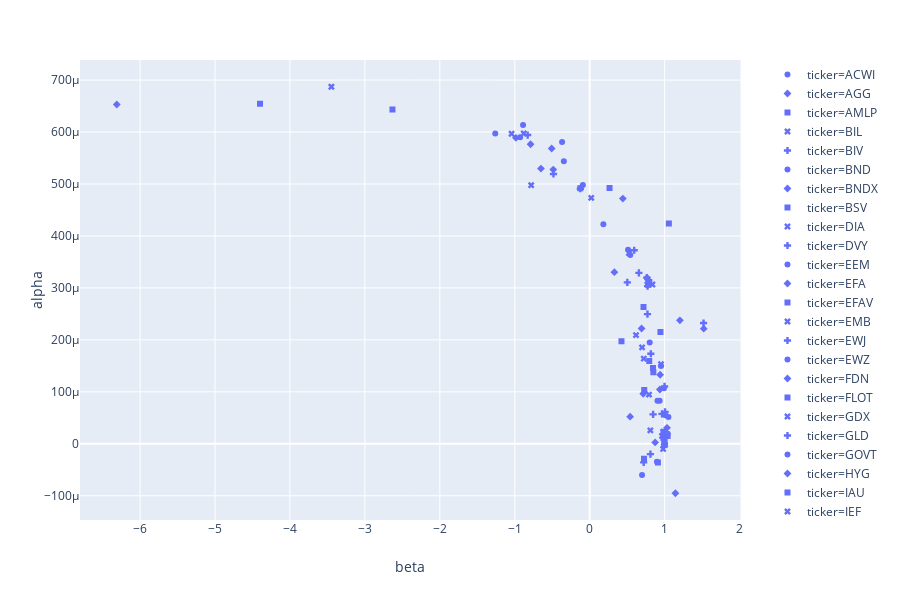

Source (notebook cell):
### Code cell
x = np.array(list(range(1,11)))
y = x*4 + 2
print(np.polyfit(x,y, 1))
#model = LinearRegression()
#model.fit(x.reshape(-1,1),y)
#model.coef_
#model.intercept_
def get_coeff(x,y):
    return np.polyfit(x,y, 1)
def alpha_beta(df):
    df.apply(get_coeff, axis=0, args=(SPY))
#np.polyfit(x,y, 1)
cols = mydf.columns.tolist()
cols.remove('SPY')

alpha_beta = etf_daily[cols].apply(get_coeff, axis=0,  y=(etf_daily['SPY'].values))
alpha_beta.index = ['beta', 'alpha']
#mydf['SPY']
fig,ax = plt.subplots(figsize=(11,8))
plt.xlim(0,1.3)
alpha_beta.transpose().plot(x='beta', y='alpha', kind='scatter', ax=ax)
px.scatter(alpha_beta.transpose().reset_index(), x='beta', y='alpha', symbol='ticker')

### Figure 1 — Plotly figure (JSON) as saved in the notebook; plotly's stock layout.template omitted (floating-point values rounded to 4 significant figures)
{"data": [{"hoverlabel": {"namelength": 0}, "hovertemplate": "ticker=ACWI<br>beta=%{x}<br>alpha=%{y}", "legendgroup": "ticker=ACWI", "marker": {"color": "#636efa", "symbol": "circle"}, "mode": "markers", "name": "ticker=ACWI", "showlegend": true, "type": "scatter", "x": [0.9521], "xaxis": "x", "y": [0.0001497], "yaxis": "y"}, {"hoverlabel": {"namelength": 0}, "hovertemplate": "ticker=AGG<br>beta=%{x}<br>alpha=%{y}", "legendgroup": "ticker=AGG", "marker": {"color": "#636efa", "symbol": "diamond"}, "mode": "markers", "name": "ticker=AGG", "showlegend": true, "type": "scatter", "x": [-0.7892], "xaxis": "x", "y": [0.0005764], "yaxis": "y"}, {"hoverlabel": {"namelength": 0}, "hovertemplate": "ticker=AMLP<br>beta=%{x}<br>alpha=%{y}", "legendgroup": "ticker=AMLP", "marker": {"color": "#636efa", "symbol": "square"}, "mode": "markers", "name": "ticker=AMLP", "showlegend": true, "type": "scatter", "x": [0.2649], "xaxis": "x", "y": [0.0004922], "yaxis": "y"}, {"hoverlabel": {"namelength": 0}, "hovertemplate": "ticker=BIL<br>beta=%{x}<br>alpha=%{y}", "legendgroup": "ticker=BIL", "marker": {"color": "#636efa", "symbol": "x"}, "mode": "markers", "name": "ticker=BIL", "showlegend": true, "type": "scatter", "x": [-0.7808], "xaxis": "x", "y": [0.0004977], "yaxis": "y"}, {"hoverlabel": {"namelength": 0}, "hovertemplate": "ticker=BIV<br>beta=%{x}<br>alpha=%{y}", "legendgroup": "ticker=BIV", "marker": {"color": "#636efa", "symbol": "cross"}, "mode": "markers", "name": "ticker=BIV", "showlegend": true, "type": "scatter", "x": [-0.8276], "xaxis": "x", "y": [0.0005941], "yaxis": "y"}, {"hoverlabel": {"namelength": 0}, "hovertemplate": "ticker=BND<br>beta=%{x}<br>alpha=%{y}", "legendgroup": "ticker=BND", "marker": {"color": "#636efa", "symbol": "circle"}, "mode": "markers", "name": "ticker=BND", "showlegend": true, "type": "scatter", "x": [-0.9279], "xaxis": "x", "y": [0.0005898], "yaxis": "y"}, {"hoverlabel": {"namelength": 0}, "hovertemplate": "ticker=BNDX<br>beta=%{x}<br>alpha=%{y}", "legendgroup": "ticker=BNDX", "marker": {"color": "#636efa", "symbol": "diamond"}, "mode": "markers", "name": "ticker=BNDX", "showlegend": true, "type": "scatter", "x": [-0.5073], "xaxis": "x", "y": [0.0005683], "yaxis": "y"}, {"hoverlabel": {"namelength": 0}, "hovertemplate": "ticker=BSV<br>beta=%{x}<br>alpha=%{y}", "legendgroup": "ticker=BSV", "marker": {"color": "#636efa", "symbol": "square"}, "mode": "markers", "name": "ticker=BSV", "showlegend": true, "type": "scatter", "x": [-2.632], "xaxis": "x", "y": [0.0006433], "yaxis": "y"}, {"hoverlabel": {"namelength": 0}, "hovertemplate": "ticker=DIA<br>beta=%{x}<br>alpha=%{y}", "legendgroup": "ticker=DIA", "marker": {"color": "#636efa", "symbol": "x"}, "mode": "markers", "name": "ticker=DIA", "showlegend": true, "type": "scatter", "x": [0.9653], "xaxis": "x", "y": [1.508e-05], "yaxis": "y"}, {"hoverlabel": {"namelength": 0}, "hovertemplate": "ticker=DVY<br>beta=%{x}<br>alpha=%{y}", "legendgroup": "ticker=DVY", "marker": {"color": "#636efa", "symbol": "cross"}, "mode": "markers", "name": "ticker=DVY", "showlegend": true, "type": "scatter", "x": [1.006], "xaxis": "x", "y": [6.13e-05], "yaxis": "y"}, {"hoverlabel": {"namelength": 0}, "hovertemplate": "ticker=EEM<br>beta=%{x}<br>alpha=%{y}", "legendgroup": "ticker=EEM", "marker": {"color": "#636efa", "symbol": "circle"}, "mode": "markers", "name": "ticker=EEM", "showlegend": true, "type": "scatter", "x": [0.5122], "xaxis": "x", "y": [0.0003736], "yaxis": "y"}, {"hoverlabel": {"namelength": 0}, "hovertemplate": "ticker=EFA<br>beta=%{x}<br>alpha=%{y}", "legendgroup": "ticker=EFA", "marker": {"color": "#636efa", "symbol": "diamond"}, "mode": "markers", "name": "ticker=EFA", "showlegend": true, "type": "scatter", "x": [0.766], "xaxis": "x", "y": [0.0003193], "yaxis": "y"}, {"hoverlabel": {"namelength": 0}, "hovertemplate": "ticker=EFAV<br>beta=%{x}<br>alpha=%{y}", "legendgroup": "ticker=EFAV", "marker": {"color": "#636efa", "symbol": "square"}, "mode": "markers", "name": "ticker=EFAV", "showlegend": true, "type": "scatter", "x": [0.9443], "xaxis": "x", "y": [0.0002152], "yaxis": "y"}, {"hoverlabel": {"namelength": 0}, "hovertemplate": "ticker=EMB<br>beta=%{x}<br>alpha=%{y}", "legendgroup": "ticker=EMB", "marker": {"color": "#636efa", "symbol": "x"}, "mode": "markers", "name": "ticker=EMB", "showlegend": true, "type": "scatter", "x": [0.8373], "xaxis": "x", "y": [0.0003065], "yaxis": "y"}, {"hoverlabel": {"namelength": 0}, "hovertemplate": "ticker=EWJ<br>beta=%{x}<br>alpha=%{y}", "legendgroup": "ticker=EWJ", "marker": {"color": "#636efa", "symbol": "cross"}, "mode": "markers", "name": "ticker=EWJ", "showlegend": true, "type": "scatter", "x": [0.594], "xaxis": "x", "y": [0.0003725], "yaxis": "y"}, {"hoverlabel": {"namelength": 0}, "hovertemplate": "ticker=EWZ<br>beta=%{x}<br>alpha=%{y}", "legendgroup": "ticker=EWZ", "marker": {"color": "#636efa", "symbol": "circle"}, "mode": "markers", "name": "ticker=EWZ", "showlegend": true, "type": "scatter", "x": [0.1827], "xaxis": "x", "y": [0.0004227], "yaxis": "y"}, {"hoverlabel": {"namelength": 0}, "hovertemplate": "ticker=FDN<br>beta=%{x}<br>alpha=%{y}", "legendgroup": "ticker=FDN", "marker": {"color": "#636efa", "symbol": "diamond"}, "mode": "markers", "name": "ticker=FDN", "showlegend": true, "type": "scatter", "x": [0.5398], "xaxis": "x", "y": [5.224e-05], "yaxis": "y"}, {"hoverlabel": {"namelength": 0}, "hovertemplate": "ticker=FLOT<br>beta=%{x}<br>alpha=%{y}", "legendgroup": "ticker=FLOT", "marker": {"color": "#636efa", "symbol": "square"}, "mode": "markers", "name": "ticker=FLOT", "showlegend": true, "type": "scatter", "x": [1.057], "xaxis": "x", "y": [0.0004241], "yaxis": "y"}, {"hoverlabel": {"namelength": 0}, "hovertemplate": "ticker=GDX<br>beta=%{x}<br>alpha=%{y}", "legendgroup": "ticker=GDX", "marker": {"color": "#636efa", "symbol": "x"}, "mode": "markers", "name": "ticker=GDX", "showlegend": true, "type": "scatter", "x": [0.02078], "xaxis": "x", "y": [0.0004733], "yaxis": "y"}, {"hoverlabel": {"namelength": 0}, "hovertemplate": "ticker=GLD<br>beta=%{x}<br>alpha=%{y}", "legendgroup": "ticker=GLD", "marker": {"color": "#636efa", "symbol": "cross"}, "mode": "markers", "name": "ticker=GLD", "showlegend": true, "type": "scatter", "x": [-0.1249], "xaxis": "x", "y": [0.0004908], "yaxis": "y"}, {"hoverlabel": {"namelength": 0}, "hovertemplate": "ticker=GOVT<br>beta=%{x}<br>alpha=%{y}", "legendgroup": "ticker=GOVT", "marker": {"color": "#636efa", "symbol": "circle"}, "mode": "markers", "name": "ticker=GOVT", "showlegend": true, "type": "scatter", "x": [-1.26], "xaxis": "x", "y": [0.0005972], "yaxis": "y"}, {"hoverlabel": {"namelength": 0}, "hovertemplate": "ticker=HYG<br>beta=%{x}<br>alpha=%{y}", "legendgroup": "ticker=HYG", "marker": {"color": "#636efa", "symbol": "diamond"}, "mode": "markers", "name": "ticker=HYG", "showlegend": true, "type": "scatter", "x": [1.522], "xaxis": "x", "y": [0.0002215], "yaxis": "y"}, {"hoverlabel": {"namelength": 0}, "hovertemplate": "ticker=IAU<br>beta=%{x}<br>alpha=%{y}", "legendgroup": "ticker=IAU", "marker": {"color": "#636efa", "symbol": "square"}, "mode": "markers", "name": "ticker=IAU", "showlegend": true, "type": "scatter", "x": [-0.1255], "xaxis": "x", "y": [0.0004916], "yaxis": "y"}, {"hoverlabel": {"namelength": 0}, "hovertemplate": "ticker=IEF<br>beta=%{x}<br>alpha=%{y}", "legendgroup": "ticker=IEF", "marker": {"color": "#636efa", "symbol": "x"}, "mode": "markers", "name": "ticker=IEF", "showlegend": true, "type": "scatter", "x": [-0.8799], "xaxis": "x", "y": [0.0005971], "yaxis": "y"}, {"hoverlabel": {"namelength": 0}, "hovertemplate": "ticker=IEFA<br>beta=%{x}<br>alpha=%{y}", "legendgroup": "ticker=IEFA", "marker": {"color": "#636efa", "symbol": "cross"}, "mode": "markers", "name": "ticker=IEFA", "showlegend": true, "type": "scatter", "x": [0.7727], "xaxis": "x", "y": [0.0003034], "yaxis": "y"}, {"hoverlabel": {"namelength": 0}, "hovertemplate": "ticker=IEMG<br>beta=%{x}<br>alpha=%{y}", "legendgroup": "ticker=IEMG", "marker": {"color": "#636efa", "symbol": "circle"}, "mode": "markers", "name": "ticker=IEMG", "showlegend": true, "type": "scatter", "x": [0.5415], "xaxis": "x", "y": [0.0003634], "yaxis": "y"}, {"hoverlabel": {"namelength": 0}, "hovertemplate": "ticker=IGSB<br>beta=%{x}<br>alpha=%{y}", "legendgroup": "ticker=IGSB", "marker": {"color": "#636efa", "symbol": "diamond"}, "mode": "markers", "name": "ticker=IGSB", "showlegend": true, "type": "scatter", "x": [-0.6506], "xaxis": "x", "y": [0.0005296], "yaxis": "y"}, {"hoverlabel": {"namelength": 0}, "hovertemplate": "ticker=IJH<br>beta=%{x}<br>alpha=%{y}", "legendgroup": "ticker=IJH", "marker": {"color": "#636efa", "symbol": "square"}, "mode": "markers", "name": "ticker=IJH", "showlegend": true, "type": "scatter", "x": [0.85], "xaxis": "x", "y": [0.0001375], "yaxis": "y"}, {"hoverlabel": {"namelength": 0}, "hovertemplate": "ticker=IJR<br>beta=%{x}<br>alpha=%{y}", "legendgroup": "ticker=IJR", "marker": {"color": "#636efa", "symbol": "x"}, "mode": "markers", "name": "ticker=IJR", "showlegend": true, "type": "scatter", "x": [0.6989], "xaxis": "x", "y": [0.0001855], "yaxis": "y"}, {"hoverlabel": {"namelength": 0}, "hovertemplate": "ticker=ITOT<br>beta=%{x}<br>alpha=%{y}", "legendgroup": "ticker=ITOT", "marker": {"color": "#636efa", "symbol": "cross"}, "mode": "markers", "name": "ticker=ITOT", "showlegend": true, "type": "scatter", "x": [0.992], "xaxis": "x", "y": [7.928e-06], "yaxis": "y"}, {"hoverlabel": {"namelength": 0}, "hovertemplate": "ticker=IVE<br>beta=%{x}<br>alpha=%{y}", "legendgroup": "ticker=IVE", "marker": {"color": "#636efa", "symbol": "circle"}, "mode": "markers", "name": "ticker=IVE", "showlegend": true, "type": "scatter", "x": [0.9906], "xaxis": "x", "y": [0.0001068], "yaxis": "y"}, {"hoverlabel": {"namelength": 0}, "hovertemplate": "ticker=IVV<br>beta=%{x}<br>alpha=%{y}", "legendgroup": "ticker=IVV", "marker": {"color": "#636efa", "symbol": "diamond"}, "mode": "markers", "name": "ticker=IVV", "showlegend": true, "type": "scatter", "x": [0.9973], "xaxis": "x", "y": [-1.343e-06], "yaxis": "y"}, {"hoverlabel": {"namelength": 0}, "hovertemplate": "ticker=IVW<br>beta=%{x}<br>alpha=%{y}", "legendgroup": "ticker=IVW", "marker": {"color": "#636efa", "symbol": "square"}, "mode": "markers", "name": "ticker=IVW", "showlegend": true, "type": "scatter", "x": [0.9106], "xaxis": "x", "y": [-3.61e-05], "yaxis": "y"}, {"hoverlabel": {"namelength": 0}, "hovertemplate": "ticker=IWB<br>beta=%{x}<br>alpha=%{y}", "legendgroup": "ticker=IWB", "marker": {"color": "#636efa", "symbol": "x"}, "mode": "markers", "name": "ticker=IWB", "showlegend": true, "type": "scatter", "x": [0.9964], "xaxis": "x", "y": [6.783e-06], "yaxis": "y"}, {"hoverlabel": {"namelength": 0}, "hovertemplate": "ticker=IWD<br>beta=%{x}<br>alpha=%{y}", "legendgroup": "ticker=IWD", "marker": {"color": "#636efa", "symbol": "cross"}, "mode": "markers", "name": "ticker=IWD", "showlegend": true, "type": "scatter", "x": [0.9995], "xaxis": "x", "y": [0.0001104], "yaxis": "y"}, {"hoverlabel": {"namelength": 0}, "hovertemplate": "ticker=IWF<br>beta=%{x}<br>alpha=%{y}", "legendgroup": "ticker=IWF", "marker": {"color": "#636efa", "symbol": "circle"}, "mode": "markers", "name": "ticker=IWF", "showlegend": true, "type": "scatter", "x": [0.8975], "xaxis": "x", "y": [-3.476e-05], "yaxis": "y"}, {"hoverlabel": {"namelength": 0}, "hovertemplate": "ticker=IWM<br>beta=%{x}<br>alpha=%{y}", "legendgroup": "ticker=IWM", "marker": {"color": "#636efa", "symbol": "diamond"}, "mode": "markers", "name": "ticker=IWM", "showlegend": true, "type": "scatter", "x": [0.6925], "xaxis": "x", "y": [0.0002219], "yaxis": "y"}, {"hoverlabel": {"namelength": 0}, "hovertemplate": "ticker=IWN<br>beta=%{x}<br>alpha=%{y}", "legendgroup": "ticker=IWN", "marker": {"color": "#636efa", "symbol": "square"}, "mode": "markers", "name": "ticker=IWN", "showlegend": true, "type": "scatter", "x": [0.7185], "xaxis": "x", "y": [0.0002632], "yaxis": "y"}, {"hoverlabel": {"namelength": 0}, "hovertemplate": "ticker=IWO<br>beta=%{x}<br>alpha=%{y}", "legendgroup": "ticker=IWO", "marker": {"color": "#636efa", "symbol": "x"}, "mode": "markers", "name": "ticker=IWO", "showlegend": true, "type": "scatter", "x": [0.6183], "xaxis": "x", "y": [0.0002091], "yaxis": "y"}, {"hoverlabel": {"namelength": 0}, "hovertemplate": "ticker=IWP<br>beta=%{x}<br>alpha=%{y}", "legendgroup": "ticker=IWP", "marker": {"color": "#636efa", "symbol": "cross"}, "mode": "markers", "name": "ticker=IWP", "showlegend": true, "type": "scatter", "x": [0.8465], "xaxis": "x", "y": [5.663e-05], "yaxis": "y"}, {"hoverlabel": {"namelength": 0}, "hovertemplate": "ticker=IWR<br>beta=%{x}<br>alpha=%{y}", "legendgroup": "ticker=IWR", "marker": {"color": "#636efa", "symbol": "circle"}, "mode": "markers", "name": "ticker=IWR", "showlegend": true, "type": "scatter", "x": [0.9339], "xaxis": "x", "y": [8.264e-05], "yaxis": "y"}, {"hoverlabel": {"namelength": 0}, "hovertemplate": "ticker=IWS<br>beta=%{x}<br>alpha=%{y}", "legendgroup": "ticker=IWS", "marker": {"color": "#636efa", "symbol": "diamond"}, "mode": "markers", "name": "ticker=IWS", "showlegend": true, "type": "scatter", "x": [0.9403], "xaxis": "x", "y": [0.0001329], "yaxis": "y"}, {"hoverlabel": {"namelength": 0}, "hovertemplate": "ticker=IWV<br>beta=%{x}<br>alpha=%{y}", "legendgroup": "ticker=IWV", "marker": {"color": "#636efa", "symbol": "square"}, "mode": "markers", "name": "ticker=IWV", "showlegend": true, "type": "scatter", "x": [0.9849], "xaxis": "x", "y": [2.312e-05], "yaxis": "y"}, {"hoverlabel": {"namelength": 0}, "hovertemplate": "ticker=IXUS<br>beta=%{x}<br>alpha=%{y}", "legendgroup": "ticker=IXUS", "marker": {"color": "#636efa", "symbol": "x"}, "mode": "markers", "name": "ticker=IXUS", "showlegend": true, "type": "scatter", "x": [0.7737], "xaxis": "x", "y": [0.000313], "yaxis": "y"}, {"hoverlabel": {"namelength": 0}, "hovertemplate": "ticker=JNK<br>beta=%{x}<br>alpha=%{y}", "legendgroup": "ticker=JNK", "marker": {"color": "#636efa", "symbol": "cross"}, "mode": "markers", "name": "ticker=JNK", "showlegend": true, "type": "scatter", "x": [1.52], "xaxis": "x", "y": [0.0002324], "yaxis": "y"}, {"hoverlabel": {"namelength": 0}, "hovertemplate": "ticker=LQD<br>beta=%{x}<br>alpha=%{y}", "legendgroup": "ticker=LQD", "marker": {"color": "#636efa", "symbol": "circle"}, "mode": "markers", "name": "ticker=LQD", "showlegend": true, "type": "scatter", "x": [-0.09068], "xaxis": "x", "y": [0.0004979], "yaxis": "y"}, {"hoverlabel": {"namelength": 0}, "hovertemplate": "ticker=MBB<br>beta=%{x}<br>alpha=%{y}", "legendgroup": "ticker=MBB", "marker": {"color": "#636efa", "symbol": "diamond"}, "mode": "markers", "name": "ticker=MBB", "showlegend": true, "type": "scatter", "x": [-0.9842], "xaxis": "x", "y": [0.0005888], "yaxis": "y"}, {"hoverlabel": {"namelength": 0}, "hovertemplate": "ticker=MDY<br>beta=%{x}<br>alpha=%{y}", "legendgroup": "ticker=MDY", "marker": {"color": "#636efa", "symbol": "square"}, "mode": "markers", "name": "ticker=MDY", "showlegend": true, "type": "scatter", "x": [0.8447], "xaxis": "x", "y": [0.0001457], "yaxis": "y"}, {"hoverlabel": {"namelength": 0}, "hovertemplate": "ticker=MINT<br>beta=%{x}<br>alpha=%{y}", "legendgroup": "ticker=MINT", "marker": {"color": "#636efa", "symbol": "x"}, "mode": "markers", "name": "ticker=MINT", "showlegend": true, "type": "scatter", "x": [-3.447], "xaxis": "x", "y": [0.0006871], "yaxis": "y"}, {"hoverlabel": {"namelength": 0}, "hovertemplate": "ticker=MTUM<br>beta=%{x}<br>alpha=%{y}", "legendgroup": "ticker=MTUM", "marker": {"color": "#636efa", "symbol": "cross"}, "mode": "markers", "name": "ticker=MTUM", "showlegend": true, "type": "scatter", "x": [0.8109], "xaxis": "x", "y": [-1.996e-05], "yaxis": "y"}, {"hoverlabel": {"namelength": 0}, "hovertemplate": "ticker=MUB<br>beta=%{x}<br>alpha=%{y}", "legendgroup": "ticker=MUB", "marker": {"color": "#636efa", "symbol": "circle"}, "mode": "markers", "name": "ticker=MUB", "showlegend": true, "type": "scatter", "x": [-0.8892], "xaxis": "x", "y": [0.0006134], "yaxis": "y"}, {"hoverlabel": {"namelength": 0}, "hovertemplate": "ticker=PFF<br>beta=%{x}<br>alpha=%{y}", "legendgroup": "ticker=PFF", "marker": {"color": "#636efa", "symbol": "diamond"}, "mode": "markers", "name": "ticker=PFF", "showlegend": true, "type": "scatter", "x": [1.204], "xaxis": "x", "y": [0.0002376], "yaxis": "y"}, {"hoverlabel": {"namelength": 0}, "hovertemplate": "ticker=QQQ<br>beta=%{x}<br>alpha=%{y}", "legendgroup": "ticker=QQQ", "marker": {"color": "#636efa", "symbol": "square"}, "mode": "markers", "name": "ticker=QQQ", "showlegend": true, "type": "scatter", "x": [0.7249], "xaxis": "x", "y": [-2.875e-05], "yaxis": "y"}, {"hoverlabel": {"namelength": 0}, "hovertemplate": "ticker=QUAL<br>beta=%{x}<br>alpha=%{y}", "legendgroup": "ticker=QUAL", "marker": {"color": "#636efa", "symbol": "x"}, "mode": "markers", "name": "ticker=QUAL", "showlegend": true, "type": "scatter", "x": [0.9802], "xaxis": "x", "y": [-9.881e-06], "yaxis": "y"}, {"hoverlabel": {"namelength": 0}, "hovertemplate": "ticker=RSP<br>beta=%{x}<br>alpha=%{y}", "legendgroup": "ticker=RSP", "marker": {"color": "#636efa", "symbol": "cross"}, "mode": "markers", "name": "ticker=RSP", "showlegend": true, "type": "scatter", "x": [0.9651], "xaxis": "x", "y": [5.763e-05], "yaxis": "y"}, {"hoverlabel": {"namelength": 0}, "hovertemplate": "ticker=SCHB<br>beta=%{x}<br>alpha=%{y}", "legendgroup": "ticker=SCHB", "marker": {"color": "#636efa", "symbol": "circle"}, "mode": "markers", "name": "ticker=SCHB", "showlegend": true, "type": "scatter", "x": [0.9925], "xaxis": "x", "y": [1.42e-05], "yaxis": "y"}, {"hoverlabel": {"namelength": 0}, "hovertemplate": "ticker=SCHD<br>beta=%{x}<br>alpha=%{y}", "legendgroup": "ticker=SCHD", "marker": {"color": "#636efa", "symbol": "diamond"}, "mode": "markers", "name": "ticker=SCHD", "showlegend": true, "type": "scatter", "x": [1.032], "xaxis": "x", "y": [3.076e-05], "yaxis": "y"}, {"hoverlabel": {"namelength": 0}, "hovertemplate": "ticker=SCHF<br>beta=%{x}<br>alpha=%{y}", "legendgroup": "ticker=SCHF", "marker": {"color": "#636efa", "symbol": "square"}, "mode": "markers", "name": "ticker=SCHF", "showlegend": true, "type": "scatter", "x": [0.7955], "xaxis": "x", "y": [0.0003112], "yaxis": "y"}, {"hoverlabel": {"namelength": 0}, "hovertemplate": "ticker=SCHX<br>beta=%{x}<br>alpha=%{y}", "legendgroup": "ticker=SCHX", "marker": {"color": "#636efa", "symbol": "x"}, "mode": "markers", "name": "ticker=SCHX", "showlegend": true, "type": "scatter", "x": [1.004], "xaxis": "x", "y": [-1.973e-06], "yaxis": "y"}, {"hoverlabel": {"namelength": 0}, "hovertemplate": "ticker=SCZ<br>beta=%{x}<br>alpha=%{y}", "legendgroup": "ticker=SCZ", "marker": {"color": "#636efa", "symbol": "cross"}, "mode": "markers", "name": "ticker=SCZ", "showlegend": true, "type": "scatter", "x": [0.771], "xaxis": "x", "y": [0.0002495], "yaxis": "y"}, {"hoverlabel": {"namelength": 0}, "hovertemplate": "ticker=SDY<br>beta=%{x}<br>alpha=%{y}", "legendgroup": "ticker=SDY", "marker": {"color": "#636efa", "symbol": "circle"}, "mode": "markers", "name": "ticker=SDY", "showlegend": true, "type": "scatter", "x": [1.041], "xaxis": "x", "y": [1.945e-05], "yaxis": "y"}, {"hoverlabel": {"namelength": 0}, "hovertemplate": "ticker=SHV<br>beta=%{x}<br>alpha=%{y}", "legendgroup": "ticker=SHV", "marker": {"color": "#636efa", "symbol": "diamond"}, "mode": "markers", "name": "ticker=SHV", "showlegend": true, "type": "scatter", "x": [-6.311], "xaxis": "x", "y": [0.000653], "yaxis": "y"}, {"hoverlabel": {"namelength": 0}, "hovertemplate": "ticker=SHY<br>beta=%{x}<br>alpha=%{y}", "legendgroup": "ticker=SHY", "marker": {"color": "#636efa", "symbol": "square"}, "mode": "markers", "name": "ticker=SHY", "showlegend": true, "type": "scatter", "x": [-4.399], "xaxis": "x", "y": [0.0006543], "yaxis": "y"}, {"hoverlabel": {"namelength": 0}, "hovertemplate": "ticker=SPLV<br>beta=%{x}<br>alpha=%{y}", "legendgroup": "ticker=SPLV", "marker": {"color": "#636efa", "symbol": "x"}, "mode": "markers", "name": "ticker=SPLV", "showlegend": true, "type": "scatter", "x": [0.9827], "xaxis": "x", "y": [2.272e-05], "yaxis": "y"}, {"hoverlabel": {"namelength": 0}, "hovertemplate": "ticker=TIP<br>beta=%{x}<br>alpha=%{y}", "legendgroup": "ticker=TIP", "marker": {"color": "#636efa", "symbol": "cross"}, "mode": "markers", "name": "ticker=TIP", "showlegend": true, "type": "scatter", "x": [-0.4832], "xaxis": "x", "y": [0.0005192], "yaxis": "y"}, {"hoverlabel": {"namelength": 0}, "hovertemplate": "ticker=TLT<br>beta=%{x}<br>alpha=%{y}", "legendgroup": "ticker=TLT", "marker": {"color": "#636efa", "symbol": "circle"}, "mode": "markers", "name": "ticker=TLT", "showlegend": true, "type": "scatter", "x": [-0.3683], "xaxis": "x", "y": [0.0005809], "yaxis": "y"}, {"hoverlabel": {"namelength": 0}, "hovertemplate": "ticker=USMV<br>beta=%{x}<br>alpha=%{y}", "legendgroup": "ticker=USMV", "marker": {"color": "#636efa", "symbol": "diamond"}, "mode": "markers", "name": "ticker=USMV", "showlegend": true, "type": "scatter", "x": [1.144], "xaxis": "x", "y": [-9.516e-05], "yaxis": "y"}, {"hoverlabel": {"namelength": 0}, "hovertemplate": "ticker=VB<br>beta=%{x}<br>alpha=%{y}", "legendgroup": "ticker=VB", "marker": {"color": "#636efa", "symbol": "square"}, "mode": "markers", "name": "ticker=VB", "showlegend": true, "type": "scatter", "x": [0.7945], "xaxis": "x", "y": [0.0001594], "yaxis": "y"}, {"hoverlabel": {"namelength": 0}, "hovertemplate": "ticker=VBK<br>beta=%{x}<br>alpha=%{y}", "legendgroup": "ticker=VBK", "marker": {"color": "#636efa", "symbol": "x"}, "mode": "markers", "name": "ticker=VBK", "showlegend": true, "type": "scatter", "x": [0.7219], "xaxis": "x", "y": [0.0001639], "yaxis": "y"}, {"hoverlabel": {"namelength": 0}, "hovertemplate": "ticker=VBR<br>beta=%{x}<br>alpha=%{y}", "legendgroup": "ticker=VBR", "marker": {"color": "#636efa", "symbol": "cross"}, "mode": "markers", "name": "ticker=VBR", "showlegend": true, "type": "scatter", "x": [0.8162], "xaxis": "x", "y": [0.0001733], "yaxis": "y"}, {"hoverlabel": {"namelength": 0}, "hovertemplate": "ticker=VCIT<br>beta=%{x}<br>alpha=%{y}", "legendgroup": "ticker=VCIT", "marker": {"color": "#636efa", "symbol": "circle"}, "mode": "markers", "name": "ticker=VCIT", "showlegend": true, "type": "scatter", "x": [-0.3447], "xaxis": "x", "y": [0.0005436], "yaxis": "y"}, {"hoverlabel": {"namelength": 0}, "hovertemplate": "ticker=VCSH<br>beta=%{x}<br>alpha=%{y}", "legendgroup": "ticker=VCSH", "marker": {"color": "#636efa", "symbol": "diamond"}, "mode": "markers", "name": "ticker=VCSH", "showlegend": true, "type": "scatter", "x": [-0.486], "xaxis": "x", "y": [0.0005278], "yaxis": "y"}, {"hoverlabel": {"namelength": 0}, "hovertemplate": "ticker=VEA<br>beta=%{x}<br>alpha=%{y}", "legendgroup": "ticker=VEA", "marker": {"color": "#636efa", "symbol": "square"}, "mode": "markers", "name": "ticker=VEA", "showlegend": true, "type": "scatter", "x": [0.7795], "xaxis": "x", "y": [0.0003062], "yaxis": "y"}, {"hoverlabel": {"namelength": 0}, "hovertemplate": "ticker=VEU<br>beta=%{x}<br>alpha=%{y}", "legendgroup": "ticker=VEU", "marker": {"color": "#636efa", "symbol": "x"}, "mode": "markers", "name": "ticker=VEU", "showlegend": true, "type": "scatter", "x": [0.772], "xaxis": "x", "y": [0.0003128], "yaxis": "y"}, {"hoverlabel": {"namelength": 0}, "hovertemplate": "ticker=VGK<br>beta=%{x}<br>alpha=%{y}", "legendgroup": "ticker=VGK", "marker": {"color": "#636efa", "symbol": "cross"}, "mode": "markers", "name": "ticker=VGK", "showlegend": true, "type": "scatter", "x": [0.6566], "xaxis": "x", "y": [0.0003288], "yaxis": "y"}, {"hoverlabel": {"namelength": 0}, "hovertemplate": "ticker=VGT<br>beta=%{x}<br>alpha=%{y}", "legendgroup": "ticker=VGT", "marker": {"color": "#636efa", "symbol": "circle"}, "mode": "markers", "name": "ticker=VGT", "showlegend": true, "type": "scatter", "x": [0.6987], "xaxis": "x", "y": [-5.983e-05], "yaxis": "y"}, {"hoverlabel": {"namelength": 0}, "hovertemplate": "ticker=VHT<br>beta=%{x}<br>alpha=%{y}", "legendgroup": "ticker=VHT", "marker": {"color": "#636efa", "symbol": "diamond"}, "mode": "markers", "name": "ticker=VHT", "showlegend": true, "type": "scatter", "x": [0.7149], "xaxis": "x", "y": [9.632e-05], "yaxis": "y"}, {"hoverlabel": {"namelength": 0}, "hovertemplate": "ticker=VIG<br>beta=%{x}<br>alpha=%{y}", "legendgroup": "ticker=VIG", "marker": {"color": "#636efa", "symbol": "square"}, "mode": "markers", "name": "ticker=VIG", "showlegend": true, "type": "scatter", "x": [1.04], "xaxis": "x", "y": [1.497e-05], "yaxis": "y"}, {"hoverlabel": {"namelength": 0}, "hovertemplate": "ticker=VMBS<br>beta=%{x}<br>alpha=%{y}", "legendgroup": "ticker=VMBS", "marker": {"color": "#636efa", "symbol": "x"}, "mode": "markers", "name": "ticker=VMBS", "showlegend": true, "type": "scatter", "x": [-1.042], "xaxis": "x", "y": [0.0005967], "yaxis": "y"}, {"hoverlabel": {"namelength": 0}, "hovertemplate": "ticker=VNQ<br>beta=%{x}<br>alpha=%{y}", "legendgroup": "ticker=VNQ", "marker": {"color": "#636efa", "symbol": "cross"}, "mode": "markers", "name": "ticker=VNQ", "showlegend": true, "type": "scatter", "x": [0.5023], "xaxis": "x", "y": [0.0003107], "yaxis": "y"}, {"hoverlabel": {"namelength": 0}, "hovertemplate": "ticker=VO<br>beta=%{x}<br>alpha=%{y}", "legendgroup": "ticker=VO", "marker": {"color": "#636efa", "symbol": "circle"}, "mode": "markers", "name": "ticker=VO", "showlegend": true, "type": "scatter", "x": [0.9043], "xaxis": "x", "y": [8.285e-05], "yaxis": "y"}, {"hoverlabel": {"namelength": 0}, "hovertemplate": "ticker=VOE<br>beta=%{x}<br>alpha=%{y}", "legendgroup": "ticker=VOE", "marker": {"color": "#636efa", "symbol": "diamond"}, "mode": "markers", "name": "ticker=VOE", "showlegend": true, "type": "scatter", "x": [0.9367], "xaxis": "x", "y": [0.0001045], "yaxis": "y"}, {"hoverlabel": {"namelength": 0}, "hovertemplate": "ticker=VOO<br>beta=%{x}<br>alpha=%{y}", "legendgroup": "ticker=VOO", "marker": {"color": "#636efa", "symbol": "square"}, "mode": "markers", "name": "ticker=VOO", "showlegend": true, "type": "scatter", "x": [0.997], "xaxis": "x", "y": [-1.877e-06], "yaxis": "y"}, {"hoverlabel": {"namelength": 0}, "hovertemplate": "ticker=VT<br>beta=%{x}<br>alpha=%{y}", "legendgroup": "ticker=VT", "marker": {"color": "#636efa", "symbol": "x"}, "mode": "markers", "name": "ticker=VT", "showlegend": true, "type": "scatter", "x": [0.9524], "xaxis": "x", "y": [0.0001534], "yaxis": "y"}, {"hoverlabel": {"namelength": 0}, "hovertemplate": "ticker=VTI<br>beta=%{x}<br>alpha=%{y}", "legendgroup": "ticker=VTI", "marker": {"color": "#636efa", "symbol": "cross"}, "mode": "markers", "name": "ticker=VTI", "showlegend": true, "type": "scatter", "x": [0.9882], "xaxis": "x", "y": [1.466e-05], "yaxis": "y"}, {"hoverlabel": {"namelength": 0}, "hovertemplate": "ticker=VTV<br>beta=%{x}<br>alpha=%{y}", "legendgroup": "ticker=VTV", "marker": {"color": "#636efa", "symbol": "circle"}, "mode": "markers", "name": "ticker=VTV", "showlegend": true, "type": "scatter", "x": [1.008], "xaxis": "x", "y": [5.484e-05], "yaxis": "y"}, {"hoverlabel": {"namelength": 0}, "hovertemplate": "ticker=VUG<br>beta=%{x}<br>alpha=%{y}", "legendgroup": "ticker=VUG", "marker": {"color": "#636efa", "symbol": "diamond"}, "mode": "markers", "name": "ticker=VUG", "showlegend": true, "type": "scatter", "x": [0.8734], "xaxis": "x", "y": [2.632e-06], "yaxis": "y"}, {"hoverlabel": {"namelength": 0}, "hovertemplate": "ticker=VV<br>beta=%{x}<br>alpha=%{y}", "legendgroup": "ticker=VV", "marker": {"color": "#636efa", "symbol": "square"}, "mode": "markers", "name": "ticker=VV", "showlegend": true, "type": "scatter", "x": [0.9983], "xaxis": "x", "y": [-7.377e-07], "yaxis": "y"}, {"hoverlabel": {"namelength": 0}, "hovertemplate": "ticker=VWO<br>beta=%{x}<br>alpha=%{y}", "legendgroup": "ticker=VWO", "marker": {"color": "#636efa", "symbol": "x"}, "mode": "markers", "name": "ticker=VWO", "showlegend": true, "type": "scatter", "x": [0.5235], "xaxis": "x", "y": [0.0003672], "yaxis": "y"}, {"hoverlabel": {"namelength": 0}, "hovertemplate": "ticker=VXUS<br>beta=%{x}<br>alpha=%{y}", "legendgroup": "ticker=VXUS", "marker": {"color": "#636efa", "symbol": "cross"}, "mode": "markers", "name": "ticker=VXUS", "showlegend": true, "type": "scatter", "x": [0.7627], "xaxis": "x", "y": [0.0003197], "yaxis": "y"}, {"hoverlabel": {"namelength": 0}, "hovertemplate": "ticker=VYM<br>beta=%{x}<br>alpha=%{y}", "legendgroup": "ticker=VYM", "marker": {"color": "#636efa", "symbol": "circle"}, "mode": "markers", "name": "ticker=VYM", "showlegend": true, "type": "scatter", "x": [1.051], "xaxis": "x", "y": [5.139e-05], "yaxis": "y"}, {"hoverlabel": {"namelength": 0}, "hovertemplate": "ticker=XLE<br>beta=%{x}<br>alpha=%{y}", "legendgroup": "ticker=XLE", "marker": {"color": "#636efa", "symbol": "diamond"}, "mode": "markers", "name": "ticker=XLE", "showlegend": true, "type": "scatter", "x": [0.4425], "xaxis": "x", "y": [0.0004719], "yaxis": "y"}, {"hoverlabel": {"namelength": 0}, "hovertemplate": "ticker=XLF<br>beta=%{x}<br>alpha=%{y}", "legendgroup": "ticker=XLF", "marker": {"color": "#636efa", "symbol": "square"}, "mode": "markers", "name": "ticker=XLF", "showlegend": true, "type": "scatter", "x": [0.4243], "xaxis": "x", "y": [0.0001973], "yaxis": "y"}, {"hoverlabel": {"namelength": 0}, "hovertemplate": "ticker=XLI<br>beta=%{x}<br>alpha=%{y}", "legendgroup": "ticker=XLI", "marker": {"color": "#636efa", "symbol": "x"}, "mode": "markers", "name": "ticker=XLI", "showlegend": true, "type": "scatter", "x": [0.7922], "xaxis": "x", "y": [9.466e-05], "yaxis": "y"}, {"hoverlabel": {"namelength": 0}, "hovertemplate": "ticker=XLK<br>beta=%{x}<br>alpha=%{y}", "legendgroup": "ticker=XLK", "marker": {"color": "#636efa", "symbol": "cross"}, "mode": "markers", "name": "ticker=XLK", "showlegend": true, "type": "scatter", "x": [0.7207], "xaxis": "x", "y": [-3.571e-05], "yaxis": "y"}, {"hoverlabel": {"namelength": 0}, "hovertemplate": "ticker=XLP<br>beta=%{x}<br>alpha=%{y}", "legendgroup": "ticker=XLP", "marker": {"color": "#636efa", "symbol": "circle"}, "mode": "markers", "name": "ticker=XLP", "showlegend": true, "type": "scatter", "x": [0.8006], "xaxis": "x", "y": [0.0001951], "yaxis": "y"}, {"hoverlabel": {"namelength": 0}, "hovertemplate": "ticker=XLU<br>beta=%{x}<br>alpha=%{y}", "legendgroup": "ticker=XLU", "marker": {"color": "#636efa", "symbol": "diamond"}, "mode": "markers", "name": "ticker=XLU", "showlegend": true, "type": "scatter", "x": [0.3296], "xaxis": "x", "y": [0.0003303], "yaxis": "y"}, {"hoverlabel": {"namelength": 0}, "hovertemplate": "ticker=XLV<br>beta=%{x}<br>alpha=%{y}", "legendgroup": "ticker=XLV", "marker": {"color": "#636efa", "symbol": "square"}, "mode": "markers", "name": "ticker=XLV", "showlegend": true, "type": "scatter", "x": [0.7277], "xaxis": "x", "y": [0.0001034], "yaxis": "y"}, {"hoverlabel": {"namelength": 0}, "hovertemplate": "ticker=XLY<br>beta=%{x}<br>alpha=%{y}", "legendgroup": "ticker=XLY", "marker": {"color": "#636efa", "symbol": "x"}, "mode": "markers", "name": "ticker=XLY", "showlegend": true, "type": "scatter", "x": [0.8097], "xaxis": "x", "y": [2.591e-05], "yaxis": "y"}], "layout": {"height": 600, "legend": {"tracegroupgap": 0}, "margin": {"t": 60}, "xaxis": {"anchor": "y", "domain": [0, 0.98], "title": {"text": "beta"}}, "yaxis": {"anchor": "x", "domain": [0, 1], "title": {"text": "alpha"}}}}
